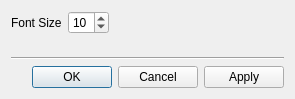
<?xml version="1.0" encoding="UTF-8"?>
<ui version="4.0">
 <class>Preferences</class>
 <widget class="QDialog" name="Preferences">
  <property name="geometry">
   <rect>
    <x>0</x>
    <y>0</y>
    <width>295</width>
    <height>99</height>
   </rect>
  </property>
  <property name="windowTitle">
   <string>Preferences</string>
  </property>
  <property name="comment" stdset="0">
   <string>
     Copyright 2020 Pixar                                                                   
                                                                                            
     Licensed under the terms set forth in the LICENSE.txt file available at
     https://openusd.org/license.
  </string>
  </property>
  <layout class="QVBoxLayout" name="verticalLayout">
   <item>
    <layout class="QVBoxLayout" name="prefsOverButtonsLayout">
     <item>
      <layout class="QHBoxLayout" name="horizontalLayout_3">
       <item>
        <widget class="QLabel" name="fontSizeLabel">
         <property name="text">
          <string>Font Size</string>
         </property>
        </widget>
       </item>
       <item>
        <widget class="QSpinBox" name="fontSizeSpinBox">
         <property name="minimum">
          <number>6</number>
         </property>
         <property name="value">
          <number>10</number>
         </property>
        </widget>
       </item>
       <item>
        <spacer name="horizontalSpacer_2">
         <property name="orientation">
          <enum>Qt::Horizontal</enum>
         </property>
         <property name="sizeHint" stdset="0">
          <size>
           <width>40</width>
           <height>20</height>
          </size>
         </property>
        </spacer>
       </item>
      </layout>
     </item>
     <item>
      <spacer name="verticalSpacer">
       <property name="orientation">
        <enum>Qt::Vertical</enum>
       </property>
       <property name="sizeHint" stdset="0">
        <size>
         <width>20</width>
         <height>40</height>
        </size>
       </property>
      </spacer>
     </item>
     <item>
      <widget class="Line" name="line">
       <property name="orientation">
        <enum>Qt::Horizontal</enum>
       </property>
      </widget>
     </item>
     <item>
      <layout class="QHBoxLayout" name="horizontalLayout_2">
       <item>
        <spacer name="horizontalSpacer">
         <property name="orientation">
          <enum>Qt::Horizontal</enum>
         </property>
         <property name="sizeHint" stdset="0">
          <size>
           <width>40</width>
           <height>20</height>
          </size>
         </property>
        </spacer>
       </item>
       <item>
        <widget class="QDialogButtonBox" name="buttonBox">
         <property name="standardButtons">
          <set>QDialogButtonBox::Apply|QDialogButtonBox::Cancel|QDialogButtonBox::Ok</set>
         </property>
        </widget>
       </item>
      </layout>
     </item>
    </layout>
   </item>
  </layout>
 </widget>
 <resources/>
 <connections/>
</ui>
